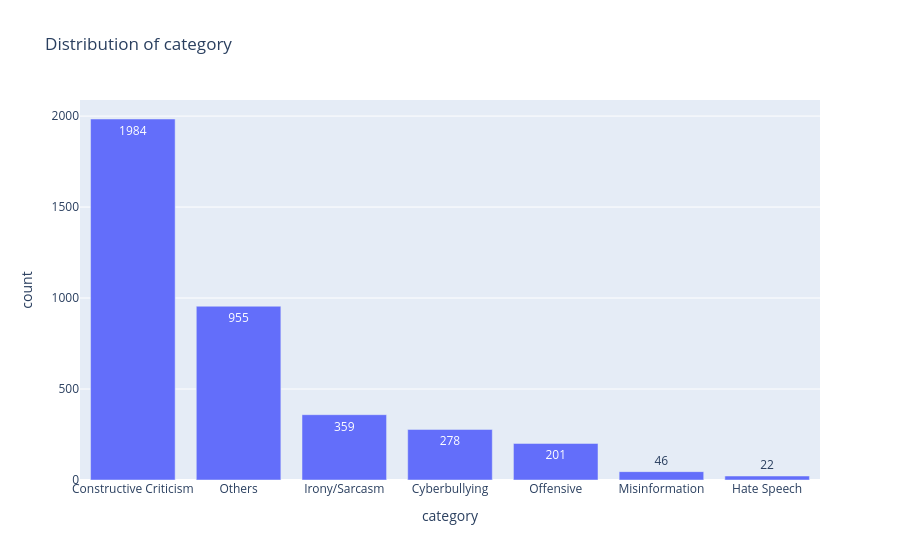

The cell this chart's notebook holds for it:
### Markdown cell above
### B) Target Distribution Analysis

This analysis explored the distribution of posts across different cyberbullying categories and sentiment classes.  

Understanding class balance is important for machine learning, as imbalanced data may require resampling or class weighting.  
The sentiment distribution also provides insight into the overall emotional tone of the dataset.

### Code cell
eda.target_distribution("category")

### Figure 1 — Plotly figure (JSON) as saved in the notebook; plotly's stock layout.template omitted (floating-point values rounded to 4 significant figures)
{"data": [{"hovertemplate": "category=%{x}<br>count=%{text}<extra></extra>", "legendgroup": "", "marker": {"color": "#636efa", "pattern": {"shape": ""}}, "name": "", "orientation": "v", "showlegend": false, "text": [1984.0, 955.0, 359.0, 278.0, 201.0, 46.0, 22.0], "textposition": "auto", "type": "bar", "x": ["Constructive Criticism", "Others", "Irony/Sarcasm", "Cyberbullying", "Offensive", "Misinformation", "Hate Speech"], "xaxis": "x", "y": [1984, 955, 359, 278, 201, 46, 22], "yaxis": "y"}], "layout": {"barmode": "relative", "legend": {"tracegroupgap": 0}, "title": {"text": "Distribution of category"}, "xaxis": {"anchor": "y", "domain": [0, 1], "title": {"text": "category"}}, "yaxis": {"anchor": "x", "domain": [0, 1], "title": {"text": "count"}}}}
